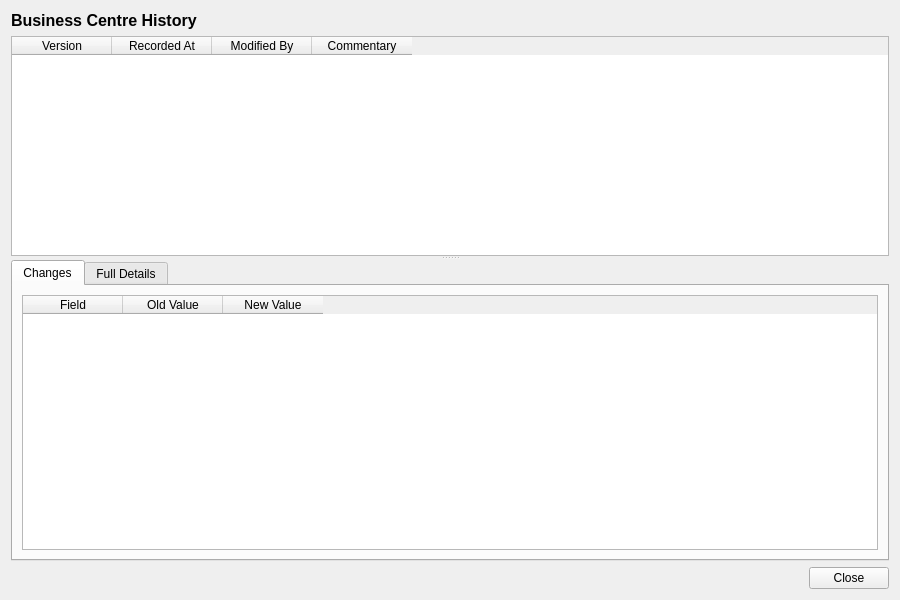
<?xml version="1.0" encoding="UTF-8"?>
<ui version="4.0">
 <class>BusinessCentreHistoryDialog</class>
 <widget class="QWidget" name="BusinessCentreHistoryDialog">
  <property name="geometry">
   <rect>
    <x>0</x>
    <y>0</y>
    <width>900</width>
    <height>600</height>
   </rect>
  </property>
  <property name="windowTitle">
   <string>Business Centre History</string>
  </property>
  <layout class="QVBoxLayout" name="verticalLayout">
   <item>
    <widget class="QLabel" name="titleLabel">
     <property name="font">
      <font>
       <pointsize>12</pointsize>
       <bold>true</bold>
      </font>
     </property>
     <property name="text">
      <string>Business Centre History</string>
     </property>
    </widget>
   </item>
   <item>
    <widget class="QSplitter" name="splitter">
     <property name="orientation">
      <enum>Qt::Vertical</enum>
     </property>
     <widget class="QTableWidget" name="versionListWidget">
      <property name="minimumHeight">
       <number>150</number>
      </property>
      <property name="maximumHeight">
       <number>250</number>
      </property>
      <property name="alternatingRowColors">
       <bool>true</bool>
      </property>
      <property name="editTriggers">
       <set>QAbstractItemView::NoEditTriggers</set>
      </property>
      <property name="selectionMode">
       <enum>QAbstractItemView::SingleSelection</enum>
      </property>
      <property name="selectionBehavior">
       <enum>QAbstractItemView::SelectRows</enum>
      </property>
      <column>
       <property name="text">
        <string>Version</string>
       </property>
      </column>
      <column>
       <property name="text">
        <string>Recorded At</string>
       </property>
      </column>
      <column>
       <property name="text">
        <string>Modified By</string>
       </property>
      </column>
      <column>
       <property name="text">
        <string>Commentary</string>
       </property>
      </column>
     </widget>
     <widget class="QWidget" name="detailWidget">
      <layout class="QVBoxLayout" name="detailLayout">
       <property name="leftMargin">
        <number>0</number>
       </property>
       <property name="topMargin">
        <number>0</number>
       </property>
       <property name="rightMargin">
        <number>0</number>
       </property>
       <property name="bottomMargin">
        <number>0</number>
       </property>
       <item>
        <widget class="QTabWidget" name="tabWidget">
         <property name="currentIndex">
          <number>0</number>
         </property>
         <widget class="QWidget" name="changesTab">
          <attribute name="title">
           <string>Changes</string>
          </attribute>
          <layout class="QVBoxLayout" name="changesTabLayout">
           <item>
            <widget class="QTableWidget" name="changesTableWidget">
             <property name="editTriggers">
              <set>QAbstractItemView::NoEditTriggers</set>
             </property>
             <property name="alternatingRowColors">
              <bool>true</bool>
             </property>
             <property name="selectionMode">
              <enum>QAbstractItemView::SingleSelection</enum>
             </property>
             <property name="selectionBehavior">
              <enum>QAbstractItemView::SelectRows</enum>
             </property>
             <column>
              <property name="text">
               <string>Field</string>
              </property>
             </column>
             <column>
              <property name="text">
               <string>Old Value</string>
              </property>
             </column>
             <column>
              <property name="text">
               <string>New Value</string>
              </property>
             </column>
            </widget>
           </item>
          </layout>
         </widget>
         <widget class="QWidget" name="fullDetailsTab">
          <attribute name="title">
           <string>Full Details</string>
          </attribute>
          <layout class="QVBoxLayout" name="fullDetailsTabLayout">
           <item>
            <widget class="QScrollArea" name="scrollArea">
             <property name="widgetResizable">
              <bool>true</bool>
             </property>
             <widget class="QWidget" name="scrollAreaWidgetContents">
              <property name="geometry">
               <rect>
                <x>0</x>
                <y>0</y>
                <width>560</width>
                <height>450</height>
               </rect>
              </property>
              <layout class="QFormLayout" name="formLayout">
               <item row="0" column="0">
                <widget class="QLabel" name="codeLabel">
                 <property name="text">
                  <string>Code:</string>
                 </property>
                </widget>
               </item>
               <item row="0" column="1">
                <widget class="QLabel" name="codeValue">
                 <property name="text">
                  <string/>
                 </property>
                </widget>
               </item>
               <item row="1" column="0">
                <widget class="QLabel" name="sourceLabel">
                 <property name="text">
                  <string>Source:</string>
                 </property>
                </widget>
               </item>
               <item row="1" column="1">
                <widget class="QLabel" name="sourceValue">
                 <property name="text">
                  <string/>
                 </property>
                </widget>
               </item>
               <item row="2" column="0">
                <widget class="QLabel" name="descriptionLabel">
                 <property name="text">
                  <string>Description:</string>
                 </property>
                </widget>
               </item>
               <item row="2" column="1">
                <widget class="QLabel" name="descriptionValue">
                 <property name="text">
                  <string/>
                 </property>
                </widget>
               </item>
               <item row="3" column="0">
                <widget class="QLabel" name="city_nameLabel">
                 <property name="text">
                  <string>City:</string>
                 </property>
                </widget>
               </item>
               <item row="3" column="1">
                <widget class="QLabel" name="cityNameValue">
                 <property name="text">
                  <string/>
                 </property>
                </widget>
               </item>
               <item row="4" column="0">
                <widget class="QLabel" name="coding_scheme_codeLabel">
                 <property name="text">
                  <string>Coding Scheme:</string>
                 </property>
                </widget>
               </item>
               <item row="4" column="1">
                <widget class="QLabel" name="codingSchemeValue">
                 <property name="text">
                  <string/>
                 </property>
                </widget>
               </item>
               <item row="5" column="0">
                <widget class="QLabel" name="country_alpha2_codeLabel">
                 <property name="text">
                  <string>Country:</string>
                 </property>
                </widget>
               </item>
               <item row="5" column="1">
                <widget class="QLabel" name="countryAlpha2Value">
                 <property name="text">
                  <string/>
                 </property>
                </widget>
               </item>
               <item row="6" column="0">
                <widget class="QLabel" name="versionNumberLabel">
                 <property name="text">
                  <string>Version:</string>
                 </property>
                </widget>
               </item>
               <item row="6" column="1">
                <widget class="QLabel" name="versionNumberValue">
                 <property name="text">
                  <string/>
                 </property>
                </widget>
               </item>
               <item row="7" column="0">
                <widget class="QLabel" name="modifiedByLabel">
                 <property name="text">
                  <string>Modified By:</string>
                 </property>
                </widget>
               </item>
               <item row="7" column="1">
                <widget class="QLabel" name="modifiedByValue">
                 <property name="text">
                  <string/>
                 </property>
                </widget>
               </item>
               <item row="8" column="0">
                <widget class="QLabel" name="recordedAtLabel">
                 <property name="text">
                  <string>Recorded At:</string>
                 </property>
                </widget>
               </item>
               <item row="8" column="1">
                <widget class="QLabel" name="recordedAtValue">
                 <property name="text">
                  <string/>
                 </property>
                </widget>
               </item>
               <item row="9" column="0">
                <widget class="QLabel" name="changeCommentaryLabel">
                 <property name="text">
                  <string>Change Commentary:</string>
                 </property>
                </widget>
               </item>
               <item row="9" column="1">
                <widget class="QLabel" name="changeCommentaryValue">
                 <property name="text">
                  <string/>
                 </property>
                 <property name="wordWrap">
                  <bool>true</bool>
                 </property>
                </widget>
               </item>
              </layout>
             </widget>
            </widget>
           </item>
          </layout>
         </widget>
        </widget>
       </item>
      </layout>
     </widget>
    </widget>
   </item>
   <item>
    <layout class="QHBoxLayout" name="buttonLayout">
     <item>
      <spacer name="horizontalSpacer">
       <property name="orientation">
        <enum>Qt::Horizontal</enum>
       </property>
       <property name="sizeHint" stdset="0">
        <size><width>40</width><height>20</height></size>
       </property>
      </spacer>
     </item>
     <item>
      <widget class="QPushButton" name="closeButton">
       <property name="text">
        <string>Close</string>
       </property>
      </widget>
     </item>
    </layout>
   </item>
  </layout>
 </widget>
 <resources/>
 <connections/>
</ui>
